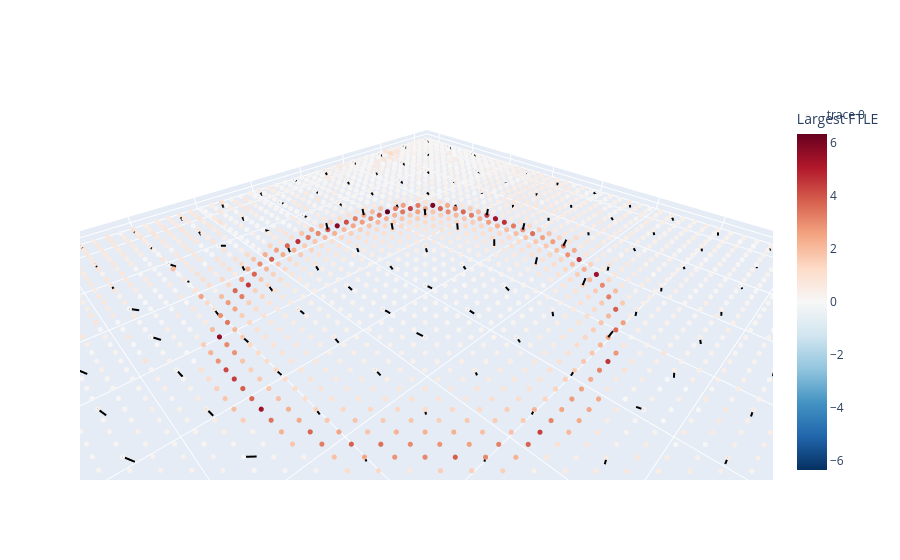

The cell this chart's notebook holds for it:
### Code cell
X3 = plane_points[:, :, 0]
Y3 = plane_points[:, :, 1]
Z3 = plane_points[:, :, 2]

m = np.max(np.abs(lyap_grid))

fig = go.Figure()

fig.add_trace(
    go.Scatter3d(
        x=X3.ravel(),
        y=Y3.ravel(),
        z=Z3.ravel(),
        mode='markers',
        marker=dict(
            size=3,
            color=lyap_grid.ravel(),
            colorscale='RdBu_r',
            cmin=-m,
            cmax=m,
            colorbar=dict(title='Largest FTLE')
        )
    )
)

skip = 4

for i in range(0, X3.shape[1], skip):
    for j in range(0, X3.shape[0], skip):

        x0 = X3[j,i]
        y0 = Y3[j,i]
        z0 = Z3[j,i]

        v = max_dirs[j,i]

        scale = 0.05
        fig.add_trace(
            go.Scatter3d(
                x=[x0, x0 + scale*v[0]],
                y=[y0, y0 + scale*v[1]],
                z=[z0, z0 + scale*v[2]],
                mode='lines',
                line=dict(color='black', width=4),
                showlegend=False
            )
        )

fig.update_layout(
    scene=dict(
        aspectmode='data'
    )
)

fig.show()

fig.write_html(
    save_dir / "orthogonal_3ds_1ftle_46.html",
    include_plotlyjs="cdn"
)

### Figure 1 — Plotly figure (JSON) as saved in the notebook; plotly's stock layout.template omitted (floating-point values rounded to 4 significant figures; data arrays with more than 128 entries replaced by an {"elided": "..."} marker saying what was removed)
{"data": [{"marker": {"cmax": 6.339, "cmin": -6.339, "color": {"elided": "2500 float values"}, "colorbar": {"title": {"text": "Largest FTLE"}}, "colorscale": [[0, "rgb(5,48,97)"], [0.1, "rgb(33,102,172)"], [0.2, "rgb(67,147,195)"], [0.3, "rgb(146,197,222)"], [0.4, "rgb(209,229,240)"], [0.5, "rgb(247,247,247)"], [0.6, "rgb(253,219,199)"], [0.7, "rgb(244,165,130)"], [0.8, "rgb(214,96,77)"], [0.9, "rgb(178,24,43)"], [1, "rgb(103,0,31)"]], "size": 3}, "mode": "markers", "type": "scatter3d", "x": {"elided": "2500 float values"}, "y": {"elided": "2500 float values"}, "z": {"elided": "2500 float values"}}, {"line": {"color": "black", "width": 4}, "mode": "lines", "showlegend": false, "type": "scatter3d", "x": [-2.047, -2.064], "y": [-2.069, -2.037], "z": [0, -0.03522]}, {"line": {"color": "black", "width": 4}, "mode": "lines", "showlegend": false, "type": "scatter3d", "x": [-2.047, -2.065], "y": [-1.727, -1.691], "z": [0, -0.02992]}, {"line": {"color": "black", "width": 4}, "mode": "lines", "showlegend": false, "type": "scatter3d", "x": [-2.047, -2.065], "y": [-1.384, -1.346], "z": [0, -0.02622]}, {"line": {"color": "black", "width": 4}, "mode": "lines", "showlegend": false, "type": "scatter3d", "x": [-2.047, -2.057], "y": [-1.042, -1.029], "z": [0, -0.04709]}, {"line": {"color": "black", "width": 4}, "mode": "lines", "showlegend": false, "type": "scatter3d", "x": [-2.047, -2.057], "y": [-0.6999, -0.6833], "z": [0, -0.04614]}, {"line": {"color": "black", "width": 4}, "mode": "lines", "showlegend": false, "type": "scatter3d", "x": [-2.047, -2.051], "y": [-0.3577, -0.3486], "z": [0, -0.04901]}, {"line": {"color": "black", "width": 4}, "mode": "lines", "showlegend": false, "type": "scatter3d", "x": [-2.047, -2.065], "y": [-0.01554, 0.02101], "z": [0, -0.02912]}, {"line": {"color": "black", "width": 4}, "mode": "lines", "showlegend": false, "type": "scatter3d", "x": [-2.047, -2.059], "y": [0.3267, 0.3408], "z": [0, -0.04633]}, {"line": {"color": "black", "width": 4}, "mode": "lines", "showlegend": false, "type": "scatter3d", "x": [-2.047, -2.061], "y": [0.6689, 0.692], "z": [0, -0.04219]}, {"line": {"color": "black", "width": 4}, "mode": "lines", "showlegend": false, "type": "scatter3d", "x": [-2.047, -2.057], "y": [1.011, 1.023], "z": [0, -0.04749]}, {"line": {"color": "black", "width": 4}, "mode": "lines", "showlegend": false, "type": "scatter3d", "x": [-2.047, -2.068], "y": [1.353, 1.358], "z": [0, -0.04504]}, {"line": {"color": "black", "width": 4}, "mode": "lines", "showlegend": false, "type": "scatter3d", "x": [-2.047, -2.069], "y": [1.695, 1.702], "z": [0, -0.04433]}, {"line": {"color": "black", "width": 4}, "mode": "lines", "showlegend": false, "type": "scatter3d", "x": [-2.047, -2.064], "y": [2.038, 2.038], "z": [0, -0.04713]}, {"line": {"color": "black", "width": 4}, "mode": "lines", "showlegend": false, "type": "scatter3d", "x": [-1.706, -1.729], "y": [-2.069, -2.03], "z": [0, -0.02109]}, {"line": {"color": "black", "width": 4}, "mode": "lines", "showlegend": false, "type": "scatter3d", "x": [-1.706, -1.737], "y": [-1.727, -1.694], "z": [0, -0.02182]}, {"line": {"color": "black", "width": 4}, "mode": "lines", "showlegend": false, "type": "scatter3d", "x": [-1.706, -1.715], "y": [-1.384, -1.372], "z": [0, -0.04747]}, {"line": {"color": "black", "width": 4}, "mode": "lines", "showlegend": false, "type": "scatter3d", "x": [-1.706, -1.734], "y": [-1.042, -1.024], "z": [0, -0.0371]}, {"line": {"color": "black", "width": 4}, "mode": "lines", "showlegend": false, "type": "scatter3d", "x": [-1.706, -1.717], "y": [-0.6999, -0.681], "z": [0, -0.04485]}, {"line": {"color": "black", "width": 4}, "mode": "lines", "showlegend": false, "type": "scatter3d", "x": [-1.706, -1.713], "y": [-0.3577, -0.3474], "z": [0, -0.04836]}, {"line": {"color": "black", "width": 4}, "mode": "lines", "showlegend": false, "type": "scatter3d", "x": [-1.706, -1.712], "y": [-0.01554, -0.007941], "z": [0, -0.04899]}, {"line": {"color": "black", "width": 4}, "mode": "lines", "showlegend": false, "type": "scatter3d", "x": [-1.706, -1.724], "y": [0.3267, 0.3533], "z": [0, -0.03807]}, {"line": {"color": "black", "width": 4}, "mode": "lines", "showlegend": false, "type": "scatter3d", "x": [-1.706, -1.722], "y": [0.6689, 0.6844], "z": [0, -0.04463]}, {"line": {"color": "black", "width": 4}, "mode": "lines", "showlegend": false, "type": "scatter3d", "x": [-1.706, -1.724], "y": [1.011, 1.022], "z": [0, -0.04529]}, {"line": {"color": "black", "width": 4}, "mode": "lines", "showlegend": false, "type": "scatter3d", "x": [-1.706, -1.736], "y": [1.353, 1.363], "z": [0, -0.0388]}, {"line": {"color": "black", "width": 4}, "mode": "lines", "showlegend": false, "type": "scatter3d", "x": [-1.706, -1.739], "y": [1.695, 1.721], "z": [0, -0.02675]}, {"line": {"color": "black", "width": 4}, "mode": "lines", "showlegend": false, "type": "scatter3d", "x": [-1.706, -1.741], "y": [2.038, 2.061], "z": [0, -0.02672]}, {"line": {"color": "black", "width": 4}, "mode": "lines", "showlegend": false, "type": "scatter3d", "x": [-1.365, -1.39], "y": [-2.069, -2.037], "z": [0, -0.02944]}, {"line": {"color": "black", "width": 4}, "mode": "lines", "showlegend": false, "type": "scatter3d", "x": [-1.365, -1.389], "y": [-1.727, -1.701], "z": [0, -0.0358]}, {"line": {"color": "black", "width": 4}, "mode": "lines", "showlegend": false, "type": "scatter3d", "x": [-1.365, -1.396], "y": [-1.384, -1.361], "z": [0, -0.0309]}, {"line": {"color": "black", "width": 4}, "mode": "lines", "showlegend": false, "type": "scatter3d", "x": [-1.365, -1.382], "y": [-1.042, -1.029], "z": [0, -0.04533]}, {"line": {"color": "black", "width": 4}, "mode": "lines", "showlegend": false, "type": "scatter3d", "x": [-1.365, -1.379], "y": [-0.6999, -0.6886], "z": [0, -0.04642]}, {"line": {"color": "black", "width": 4}, "mode": "lines", "showlegend": false, "type": "scatter3d", "x": [-1.365, -1.37], "y": [-0.3577, -0.3518], "z": [0, -0.04933]}, {"line": {"color": "black", "width": 4}, "mode": "lines", "showlegend": false, "type": "scatter3d", "x": [-1.365, -1.373], "y": [-0.01554, -0.008893], "z": [0, -0.04884]}, {"line": {"color": "black", "width": 4}, "mode": "lines", "showlegend": false, "type": "scatter3d", "x": [-1.365, -1.377], "y": [0.3267, 0.3372], "z": [0, -0.04738]}, {"line": {"color": "black", "width": 4}, "mode": "lines", "showlegend": false, "type": "scatter3d", "x": [-1.365, -1.385], "y": [0.6689, 0.6908], "z": [0, -0.04013]}, {"line": {"color": "black", "width": 4}, "mode": "lines", "showlegend": false, "type": "scatter3d", "x": [-1.365, -1.388], "y": [1.011, 1.027], "z": [0, -0.04137]}, {"line": {"color": "black", "width": 4}, "mode": "lines", "showlegend": false, "type": "scatter3d", "x": [-1.365, -1.396], "y": [1.353, 1.369], "z": [0, -0.03569]}, {"line": {"color": "black", "width": 4}, "mode": "lines", "showlegend": false, "type": "scatter3d", "x": [-1.365, -1.388], "y": [1.695, 1.728], "z": [0, -0.03044]}, {"line": {"color": "black", "width": 4}, "mode": "lines", "showlegend": false, "type": "scatter3d", "x": [-1.365, -1.374], "y": [2.038, 2.04], "z": [0, -0.04912]}, {"line": {"color": "black", "width": 4}, "mode": "lines", "showlegend": false, "type": "scatter3d", "x": [-1.023, -1.053], "y": [-2.069, -2.043], "z": [0, -0.03181]}, {"line": {"color": "black", "width": 4}, "mode": "lines", "showlegend": false, "type": "scatter3d", "x": [-1.023, -1.033], "y": [-1.727, -1.71], "z": [0, -0.04638]}, {"line": {"color": "black", "width": 4}, "mode": "lines", "showlegend": false, "type": "scatter3d", "x": [-1.023, -1.054], "y": [-1.384, -1.365], "z": [0, -0.0347]}, {"line": {"color": "black", "width": 4}, "mode": "lines", "showlegend": false, "type": "scatter3d", "x": [-1.023, -1.046], "y": [-1.042, -1.02], "z": [0, -0.03876]}, {"line": {"color": "black", "width": 4}, "mode": "lines", "showlegend": false, "type": "scatter3d", "x": [-1.023, -1.033], "y": [-0.6999, -0.6877], "z": [0, -0.04749]}, {"line": {"color": "black", "width": 4}, "mode": "lines", "showlegend": false, "type": "scatter3d", "x": [-1.023, -1.035], "y": [-0.3577, -0.3606], "z": [0, 0.0486]}, {"line": {"color": "black", "width": 4}, "mode": "lines", "showlegend": false, "type": "scatter3d", "x": [-1.023, -1.035], "y": [-0.01554, -0.01714], "z": [0, 0.04872]}, {"line": {"color": "black", "width": 4}, "mode": "lines", "showlegend": false, "type": "scatter3d", "x": [-1.023, -1.035], "y": [0.3267, 0.3341], "z": [0, 0.04806]}, {"line": {"color": "black", "width": 4}, "mode": "lines", "showlegend": false, "type": "scatter3d", "x": [-1.023, -1.025], "y": [0.6689, 0.6688], "z": [0, -0.04997]}, {"line": {"color": "black", "width": 4}, "mode": "lines", "showlegend": false, "type": "scatter3d", "x": [-1.023, -1.036], "y": [1.011, 1.019], "z": [0, -0.04774]}, {"line": {"color": "black", "width": 4}, "mode": "lines", "showlegend": false, "type": "scatter3d", "x": [-1.023, -1.036], "y": [1.353, 1.364], "z": [0, -0.04716]}, {"line": {"color": "black", "width": 4}, "mode": "lines", "showlegend": false, "type": "scatter3d", "x": [-1.023, -1.05], "y": [1.695, 1.715], "z": [0, -0.03762]}, {"line": {"color": "black", "width": 4}, "mode": "lines", "showlegend": false, "type": "scatter3d", "x": [-1.023, -1.052], "y": [2.038, 2.049], "z": [0, -0.03952]}, {"line": {"color": "black", "width": 4}, "mode": "lines", "showlegend": false, "type": "scatter3d", "x": [-0.6823, -0.695], "y": [-2.069, -2.056], "z": [0, -0.04665]}, {"line": {"color": "black", "width": 4}, "mode": "lines", "showlegend": false, "type": "scatter3d", "x": [-0.6823, -0.7022], "y": [-1.727, -1.709], "z": [0, -0.04254]}, {"line": {"color": "black", "width": 4}, "mode": "lines", "showlegend": false, "type": "scatter3d", "x": [-0.6823, -0.7018], "y": [-1.384, -1.371], "z": [0, -0.04397]}, {"line": {"color": "black", "width": 4}, "mode": "lines", "showlegend": false, "type": "scatter3d", "x": [-0.6823, -0.6856], "y": [-1.042, -1.031], "z": [0, -0.0486]}, {"line": {"color": "black", "width": 4}, "mode": "lines", "showlegend": false, "type": "scatter3d", "x": [-0.6823, -0.6869], "y": [-0.6999, -0.7112], "z": [0, 0.0485]}, {"line": {"color": "black", "width": 4}, "mode": "lines", "showlegend": false, "type": "scatter3d", "x": [-0.6823, -0.6825], "y": [-0.3577, -0.367], "z": [0, 0.04913]}, {"line": {"color": "black", "width": 4}, "mode": "lines", "showlegend": false, "type": "scatter3d", "x": [-0.6823, -0.6834], "y": [-0.01554, -0.02152], "z": [0, 0.04963]}, {"line": {"color": "black", "width": 4}, "mode": "lines", "showlegend": false, "type": "scatter3d", "x": [-0.6823, -0.6884], "y": [0.3267, 0.3259], "z": [0, 0.04963]}, {"line": {"color": "black", "width": 4}, "mode": "lines", "showlegend": false, "type": "scatter3d", "x": [-0.6823, -0.692], "y": [0.6689, 0.6725], "z": [0, 0.04892]}, {"line": {"color": "black", "width": 4}, "mode": "lines", "showlegend": false, "type": "scatter3d", "x": [-0.6823, -0.6876], "y": [1.011, 1.014], "z": [0, -0.04961]}, {"line": {"color": "black", "width": 4}, "mode": "lines", "showlegend": false, "type": "scatter3d", "x": [-0.6823, -0.6956], "y": [1.353, 1.369], "z": [0, -0.04558]}, {"line": {"color": "black", "width": 4}, "mode": "lines", "showlegend": false, "type": "scatter3d", "x": [-0.6823, -0.6991], "y": [1.695, 1.705], "z": [0, -0.04624]}, {"line": {"color": "black", "width": 4}, "mode": "lines", "showlegend": false, "type": "scatter3d", "x": [-0.6823, -0.6991], "y": [2.038, 2.04], "z": [0, -0.04703]}, {"line": {"color": "black", "width": 4}, "mode": "lines", "showlegend": false, "type": "scatter3d", "x": [-0.3411, -0.3726], "y": [-2.069, -2.036], "z": [0, -0.02089]}, {"line": {"color": "black", "width": 4}, "mode": "lines", "showlegend": false, "type": "scatter3d", "x": [-0.3411, -0.3692], "y": [-1.727, -1.704], "z": [0, -0.03505]}, {"line": {"color": "black", "width": 4}, "mode": "lines", "showlegend": false, "type": "scatter3d", "x": [-0.3411, -0.3683], "y": [-1.384, -1.365], "z": [0, -0.0373]}, {"line": {"color": "black", "width": 4}, "mode": "lines", "showlegend": false, "type": "scatter3d", "x": [-0.3411, -0.3418], "y": [-1.042, -1.054], "z": [0, 0.04865]}, {"line": {"color": "black", "width": 4}, "mode": "lines", "showlegend": false, "type": "scatter3d", "x": [-0.3411, -0.3418], "y": [-0.6999, -0.7114], "z": [0, 0.04866]}, {"line": {"color": "black", "width": 4}, "mode": "lines", "showlegend": false, "type": "scatter3d", "x": [-0.3411, -0.3451], "y": [-0.3577, -0.3446], "z": [0, -0.04807]}, {"line": {"color": "black", "width": 4}, "mode": "lines", "showlegend": false, "type": "scatter3d", "x": [-0.3411, -0.3628], "y": [-0.01554, 0.0006433], "z": [0, -0.04206]}, {"line": {"color": "black", "width": 4}, "mode": "lines", "showlegend": false, "type": "scatter3d", "x": [-0.3411, -0.3609], "y": [0.3267, 0.3554], "z": [0, -0.03584]}, {"line": {"color": "black", "width": 4}, "mode": "lines", "showlegend": false, "type": "scatter3d", "x": [-0.3411, -0.3478], "y": [0.6689, 0.6803], "z": [0, -0.04821]}, {"line": {"color": "black", "width": 4}, "mode": "lines", "showlegend": false, "type": "scatter3d", "x": [-0.3411, -0.3449], "y": [1.011, 1.024], "z": [0, 0.04816]}, {"line": {"color": "black", "width": 4}, "mode": "lines", "showlegend": false, "type": "scatter3d", "x": [-0.3411, -0.3478], "y": [1.353, 1.364], "z": [0, -0.04835]}, {"line": {"color": "black", "width": 4}, "mode": "lines", "showlegend": false, "type": "scatter3d", "x": [-0.3411, -0.3511], "y": [1.695, 1.702], "z": [0, -0.04856]}, {"line": {"color": "black", "width": 4}, "mode": "lines", "showlegend": false, "type": "scatter3d", "x": [-0.3411, -0.3565], "y": [2.038, 2.041], "z": [0, -0.04745]}, {"line": {"color": "black", "width": 4}, "mode": "lines", "showlegend": false, "type": "scatter3d", "x": [2.123e-05, -0.01256], "y": [-2.069, -2.057], "z": [0, -0.04693]}, {"line": {"color": "black", "width": 4}, "mode": "lines", "showlegend": false, "type": "scatter3d", "x": [2.123e-05, -0.03323], "y": [-1.727, -1.697], "z": [0, -0.02271]}, {"line": {"color": "black", "width": 4}, "mode": "lines", "showlegend": false, "type": "scatter3d", "x": [2.123e-05, -0.0294], "y": [-1.384, -1.351], "z": [0, -0.02337]}, {"line": {"color": "black", "width": 4}, "mode": "lines", "showlegend": false, "type": "scatter3d", "x": [2.123e-05, -0.001559], "y": [-1.042, -1.054], "z": [0, 0.04858]}, {"line": {"color": "black", "width": 4}, "mode": "lines", "showlegend": false, "type": "scatter3d", "x": [2.123e-05, -0.005397], "y": [-0.6999, -0.6881], "z": [0, -0.04828]}, {"line": {"color": "black", "width": 4}, "mode": "lines", "showlegend": false, "type": "scatter3d", "x": [2.123e-05, -0.02109], "y": [-0.3577, -0.342], "z": [0, -0.0425]}, {"line": {"color": "black", "width": 4}, "mode": "lines", "showlegend": false, "type": "scatter3d", "x": [2.123e-05, -0.03181], "y": [-0.01554, 0.01182], "z": [0, -0.02716]}, {"line": {"color": "black", "width": 4}, "mode": "lines", "showlegend": false, "type": "scatter3d", "x": [2.123e-05, -0.02612], "y": [0.3267, 0.3568], "z": [0, -0.03009]}, {"line": {"color": "black", "width": 4}, "mode": "lines", "showlegend": false, "type": "scatter3d", "x": [2.123e-05, -0.02228], "y": [0.6689, 0.6806], "z": [0, -0.04317]}, {"line": {"color": "black", "width": 4}, "mode": "lines", "showlegend": false, "type": "scatter3d", "x": [2.123e-05, -0.002957], "y": [1.011, 0.9994], "z": [0, -0.04854]}, {"line": {"color": "black", "width": 4}, "mode": "lines", "showlegend": false, "type": "scatter3d", "x": [2.123e-05, -0.01965], "y": [1.353, 1.317], "z": [0, -0.02856]}, {"line": {"color": "black", "width": 4}, "mode": "lines", "showlegend": false, "type": "scatter3d", "x": [2.123e-05, -0.00983], "y": [1.695, 1.7], "z": [0, -0.04884]}, {"line": {"color": "black", "width": 4}, "mode": "lines", "showlegend": false, "type": "scatter3d", "x": [2.123e-05, -0.01133], "y": [2.038, 2.045], "z": [0, -0.04809]}, {"line": {"color": "black", "width": 4}, "mode": "lines", "showlegend": false, "type": "scatter3d", "x": [0.3412, 0.3384], "y": [-2.069, -2.065], "z": [0, -0.04981]}, {"line": {"color": "black", "width": 4}, "mode": "lines", "showlegend": false, "type": "scatter3d", "x": [0.3412, 0.3314], "y": [-1.727, -1.719], "z": [0, -0.04841]}, {"line": {"color": "black", "width": 4}, "mode": "lines", "showlegend": false, "type": "scatter3d", "x": [0.3412, 0.3124], "y": [-1.384, -1.345], "z": [0, -0.01123]}, {"line": {"color": "black", "width": 4}, "mode": "lines", "showlegend": false, "type": "scatter3d", "x": [0.3412, 0.3377], "y": [-1.042, -1.029], "z": [0, -0.04798]}, {"line": {"color": "black", "width": 4}, "mode": "lines", "showlegend": false, "type": "scatter3d", "x": [0.3412, 0.3312], "y": [-0.6999, -0.687], "z": [0, -0.04726]}, {"line": {"color": "black", "width": 4}, "mode": "lines", "showlegend": false, "type": "scatter3d", "x": [0.3412, 0.3174], "y": [-0.3577, -0.3407], "z": [0, -0.04058]}, {"line": {"color": "black", "width": 4}, "mode": "lines", "showlegend": false, "type": "scatter3d", "x": [0.3412, 0.3137], "y": [-0.01554, 0.01462], "z": [0, -0.0289]}, {"line": {"color": "black", "width": 4}, "mode": "lines", "showlegend": false, "type": "scatter3d", "x": [0.3412, 0.3627], "y": [0.3267, 0.2843], "z": [0, 0.01556]}, {"line": {"color": "black", "width": 4}, "mode": "lines", "showlegend": false, "type": "scatter3d", "x": [0.3412, 0.324], "y": [0.6689, 0.6715], "z": [0, -0.04688]}, {"line": {"color": "black", "width": 4}, "mode": "lines", "showlegend": false, "type": "scatter3d", "x": [0.3412, 0.3347], "y": [1.011, 1.0], "z": [0, -0.04844]}, {"line": {"color": "black", "width": 4}, "mode": "lines", "showlegend": false, "type": "scatter3d", "x": [0.3412, 0.3361], "y": [1.353, 1.355], "z": [0, -0.04972]}, {"line": {"color": "black", "width": 4}, "mode": "lines", "showlegend": false, "type": "scatter3d", "x": [0.3412, 0.3319], "y": [1.695, 1.697], "z": [0, -0.04912]}, {"line": {"color": "black", "width": 4}, "mode": "lines", "showlegend": false, "type": "scatter3d", "x": [0.3412, 0.3285], "y": [2.038, 2.041], "z": [0, -0.04828]}, {"line": {"color": "black", "width": 4}, "mode": "lines", "showlegend": false, "type": "scatter3d", "x": [0.6824, 0.6757], "y": [-2.069, -2.061], "z": [0, -0.04893]}, {"line": {"color": "black", "width": 4}, "mode": "lines", "showlegend": false, "type": "scatter3d", "x": [0.6824, 0.6746], "y": [-1.727, -1.721], "z": [0, -0.04911]}, {"line": {"color": "black", "width": 4}, "mode": "lines", "showlegend": false, "type": "scatter3d", "x": [0.6824, 0.6434], "y": [-1.384, -1.353], "z": [0, -0.004451]}, {"line": {"color": "black", "width": 4}, "mode": "lines", "showlegend": false, "type": "scatter3d", "x": [0.6824, 0.6779], "y": [-1.042, -1.035], "z": [0, -0.04933]}, {"line": {"color": "black", "width": 4}, "mode": "lines", "showlegend": false, "type": "scatter3d", "x": [0.6824, 0.6687], "y": [-0.6999, -0.6848], "z": [0, -0.04566]}, {"line": {"color": "black", "width": 4}, "mode": "lines", "showlegend": false, "type": "scatter3d", "x": [0.6824, 0.659], "y": [-0.3577, -0.3453], "z": [0, -0.0424]}, {"line": {"color": "black", "width": 4}, "mode": "lines", "showlegend": false, "type": "scatter3d", "x": [0.6824, 0.6637], "y": [-0.01554, -0.00505], "z": [0, -0.04517]}, {"line": {"color": "black", "width": 4}, "mode": "lines", "showlegend": false, "type": "scatter3d", "x": [0.6824, 0.6616], "y": [0.3267, 0.3377], "z": [0, -0.04414]}, {"line": {"color": "black", "width": 4}, "mode": "lines", "showlegend": false, "type": "scatter3d", "x": [0.6824, 0.6717], "y": [0.6689, 0.664], "z": [0, -0.0486]}, {"line": {"color": "black", "width": 4}, "mode": "lines", "showlegend": false, "type": "scatter3d", "x": [0.6824, 0.673], "y": [1.011, 1.003], "z": [0, -0.04837]}, {"line": {"color": "black", "width": 4}, "mode": "lines", "showlegend": false, "type": "scatter3d", "x": [0.6824, 0.6728], "y": [1.353, 1.359], "z": [0, -0.04878]}, {"line": {"color": "black", "width": 4}, "mode": "lines", "showlegend": false, "type": "scatter3d", "x": [0.6824, 0.6735], "y": [1.695, 1.701], "z": [0, -0.0489]}, {"line": {"color": "black", "width": 4}, "mode": "lines", "showlegend": false, "type": "scatter3d", "x": [0.6824, 0.6712], "y": [2.038, 2.041], "z": [0, -0.04864]}, {"line": {"color": "black", "width": 4}, "mode": "lines", "showlegend": false, "type": "scatter3d", "x": [1.024, 1.018], "y": [-2.069, -2.061], "z": [0, -0.04902]}, {"line": {"color": "black", "width": 4}, "mode": "lines", "showlegend": false, "type": "scatter3d", "x": [1.024, 1.013], "y": [-1.727, -1.716], "z": [0, -0.04786]}, {"line": {"color": "black", "width": 4}, "mode": "lines", "showlegend": false, "type": "scatter3d", "x": [1.024, 0.9913], "y": [-1.384, -1.351], "z": [0, -0.01949]}, {"line": {"color": "black", "width": 4}, "mode": "lines", "showlegend": false, "type": "scatter3d", "x": [1.024, 1.011], "y": [-1.042, -1.091], "z": [0, 0.001401]}, {"line": {"color": "black", "width": 4}, "mode": "lines", "showlegend": false, "type": "scatter3d", "x": [1.024, 1.011], "y": [-0.6999, -0.6888], "z": [0, -0.04724]}, {"line": {"color": "black", "width": 4}, "mode": "lines", "showlegend": false, "type": "scatter3d", "x": [1.024, 1.004], "y": [-0.3577, -0.3496], "z": [0, -0.0453]}, {"line": {"color": "black", "width": 4}, "mode": "lines", "showlegend": false, "type": "scatter3d", "x": [1.024, 1.004], "y": [-0.01554, -0.01041], "z": [0, -0.04595]}, {"line": {"color": "black", "width": 4}, "mode": "lines", "showlegend": false, "type": "scatter3d", "x": [1.024, 1.009], "y": [0.3267, 0.3258], "z": [0, -0.04793]}, {"line": {"color": "black", "width": 4}, "mode": "lines", "showlegend": false, "type": "scatter3d", "x": [1.024, 1.012], "y": [0.6689, 0.662], "z": [0, -0.04819]}, {"line": {"color": "black", "width": 4}, "mode": "lines", "showlegend": false, "type": "scatter3d", "x": [1.024, 1.004], "y": [1.011, 1.028], "z": [0, -0.04282]}, {"line": {"color": "black", "width": 4}, "mode": "lines", "showlegend": false, "type": "scatter3d", "x": [1.024, 0.9975], "y": [1.353, 1.374], "z": [0, -0.03703]}, {"line": {"color": "black", "width": 4}, "mode": "lines", "showlegend": false, "type": "scatter3d", "x": [1.024, 1.012], "y": [1.695, 1.698], "z": [0, -0.04854]}, {"line": {"color": "black", "width": 4}, "mode": "lines", "showlegend": false, "type": "scatter3d", "x": [1.024, 1.009], "y": [2.038, 2.042], "z": [0, -0.04756]}, {"line": {"color": "black", "width": 4}, "mode": "lines", "showlegend": false, "type": "scatter3d", "x": [1.365, 1.356], "y": [-2.069, -2.057], "z": [0, -0.04783]}, {"line": {"color": "black", "width": 4}, "mode": "lines", "showlegend": false, "type": "scatter3d", "x": [1.365, 1.358], "y": [-1.727, -1.72], "z": [0, -0.04916]}, {"line": {"color": "black", "width": 4}, "mode": "lines", "showlegend": false, "type": "scatter3d", "x": [1.365, 1.358], "y": [-1.384, -1.378], "z": [0, -0.04919]}, {"line": {"color": "black", "width": 4}, "mode": "lines", "showlegend": false, "type": "scatter3d", "x": [1.365, 1.327], "y": [-1.042, -1.014], "z": [0, -0.01658]}, {"line": {"color": "black", "width": 4}, "mode": "lines", "showlegend": false, "type": "scatter3d", "x": [1.365, 1.331], "y": [-0.6999, -0.6747], "z": [0, -0.02712]}, {"line": {"color": "black", "width": 4}, "mode": "lines", "showlegend": false, "type": "scatter3d", "x": [1.365, 1.354], "y": [-0.3577, -0.3448], "z": [0, -0.04698]}, {"line": {"color": "black", "width": 4}, "mode": "lines", "showlegend": false, "type": "scatter3d", "x": [1.365, 1.352], "y": [-0.01554, -0.00527], "z": [0, -0.0473]}, {"line": {"color": "black", "width": 4}, "mode": "lines", "showlegend": false, "type": "scatter3d", "x": [1.365, 1.325], "y": [0.3267, 0.3569], "z": [0, -0.006747]}, {"line": {"color": "black", "width": 4}, "mode": "lines", "showlegend": false, "type": "scatter3d", "x": [1.365, 1.329], "y": [0.6689, 0.6995], "z": [0, -0.01655]}, {"line": {"color": "black", "width": 4}, "mode": "lines", "showlegend": false, "type": "scatter3d", "x": [1.365, 1.331], "y": [1.011, 1.032], "z": [0, -0.03022]}, {"line": {"color": "black", "width": 4}, "mode": "lines", "showlegend": false, "type": "scatter3d", "x": [1.365, 1.338], "y": [1.353, 1.376], "z": [0, -0.03622]}, {"line": {"color": "black", "width": 4}, "mode": "lines", "showlegend": false, "type": "scatter3d", "x": [1.365, 1.327], "y": [1.695, 1.721], "z": [0, -0.02033]}, {"line": {"color": "black", "width": 4}, "mode": "lines", "showlegend": false, "type": "scatter3d", "x": [1.365, 1.344], "y": [2.038, 2.049], "z": [0, -0.04377]}, {"line": {"color": "black", "width": 4}, "mode": "lines", "showlegend": false, "type": "scatter3d", "x": [1.706, 1.699], "y": [-2.069, -2.061], "z": [0, -0.0489]}, {"line": {"color": "black", "width": 4}, "mode": "lines", "showlegend": false, "type": "scatter3d", "x": [1.706, 1.695], "y": [-1.727, -1.716], "z": [0, -0.04765]}, {"line": {"color": "black", "width": 4}, "mode": "lines", "showlegend": false, "type": "scatter3d", "x": [1.706, 1.698], "y": [-1.384, -1.378], "z": [0, -0.04886]}, {"line": {"color": "black", "width": 4}, "mode": "lines", "showlegend": false, "type": "scatter3d", "x": [1.706, 1.668], "y": [-1.042, -1.014], "z": [0, -0.01625]}, {"line": {"color": "black", "width": 4}, "mode": "lines", "showlegend": false, "type": "scatter3d", "x": [1.706, 1.679], "y": [-0.6999, -0.6652], "z": [0, -0.02418]}, {"line": {"color": "black", "width": 4}, "mode": "lines", "showlegend": false, "type": "scatter3d", "x": [1.706, 1.691], "y": [-0.3577, -0.3461], "z": [0, -0.04628]}, {"line": {"color": "black", "width": 4}, "mode": "lines", "showlegend": false, "type": "scatter3d", "x": [1.706, 1.68], "y": [-0.01554, 0.009132], "z": [0, -0.035]}, {"line": {"color": "black", "width": 4}, "mode": "lines", "showlegend": false, "type": "scatter3d", "x": [1.706, 1.671], "y": [0.3267, 0.3621], "z": [0, -0.0006197]}, {"line": {"color": "black", "width": 4}, "mode": "lines", "showlegend": false, "type": "scatter3d", "x": [1.706, 1.668], "y": [0.6689, 0.6909], "z": [0, -0.02449]}, {"line": {"color": "black", "width": 4}, "mode": "lines", "showlegend": false, "type": "scatter3d", "x": [1.706, 1.667], "y": [1.011, 1.042], "z": [0, -0.006148]}, {"line": {"color": "black", "width": 4}, "mode": "lines", "showlegend": false, "type": "scatter3d", "x": [1.706, 1.67], "y": [1.353, 1.382], "z": [0, -0.01989]}, {"line": {"color": "black", "width": 4}, "mode": "lines", "showlegend": false, "type": "scatter3d", "x": [1.706, 1.702], "y": [1.695, 1.685], "z": [0, -0.04869]}, {"line": {"color": "black", "width": 4}, "mode": "lines", "showlegend": false, "type": "scatter3d", "x": [1.706, 1.678], "y": [2.038, 2.049], "z": [0, -0.03972]}, {"line": {"color": "black", "width": 4}, "mode": "lines", "showlegend": false, "type": "scatter3d", "x": [2.047, 2.038], "y": [-2.069, -2.061], "z": [0, -0.04862]}, {"line": {"color": "black", "width": 4}, "mode": "lines", "showlegend": false, "type": "scatter3d", "x": [2.047, 2.034], "y": [-1.727, -1.717], "z": [0, -0.04724]}, {"line": {"color": "black", "width": 4}, "mode": "lines", "showlegend": false, "type": "scatter3d", "x": [2.047, 2.037], "y": [-1.384, -1.379], "z": [0, -0.04875]}, {"line": {"color": "black", "width": 4}, "mode": "lines", "showlegend": false, "type": "scatter3d", "x": [2.047, 2.024], "y": [-1.042, -1.029], "z": [0, -0.04264]}, {"line": {"color": "black", "width": 4}, "mode": "lines", "showlegend": false, "type": "scatter3d", "x": [2.047, 2.01], "y": [-0.6999, -0.6727], "z": [0, -0.02014]}, {"line": {"color": "black", "width": 4}, "mode": "lines", "showlegend": false, "type": "scatter3d", "x": [2.047, 2.021], "y": [-0.3577, -0.339], "z": [0, -0.03862]}, {"line": {"color": "black", "width": 4}, "mode": "lines", "showlegend": false, "type": "scatter3d", "x": [2.047, 2.026], "y": [-0.01554, -0.002591], "z": [0, -0.04331]}, {"line": {"color": "black", "width": 4}, "mode": "lines", "showlegend": false, "type": "scatter3d", "x": [2.047, 2.019], "y": [0.3267, 0.3412], "z": [0, -0.03862]}, {"line": {"color": "black", "width": 4}, "mode": "lines", "showlegend": false, "type": "scatter3d", "x": [2.047, 2.016], "y": [0.6689, 0.6835], "z": [0, -0.03629]}, {"line": {"color": "black", "width": 4}, "mode": "lines", "showlegend": false, "type": "scatter3d", "x": [2.047, 2.011], "y": [1.011, 1.042], "z": [0, -0.01456]}, {"line": {"color": "black", "width": 4}, "mode": "lines", "showlegend": false, "type": "scatter3d", "x": [2.047, 2.013], "y": [1.353, 1.383], "z": [0, -0.02186]}, {"line": {"color": "black", "width": 4}, "mode": "lines", "showlegend": false, "type": "scatter3d", "x": [2.047, 2.014], "y": [1.695, 1.709], "z": [0, -0.03522]}, {"line": {"color": "black", "width": 4}, "mode": "lines", "showlegend": false, "type": "scatter3d", "x": [2.047, 2.021], "y": [2.038, 2.045], "z": [0, -0.04212]}], "layout": {"scene": {"aspectmode": "data"}}}
